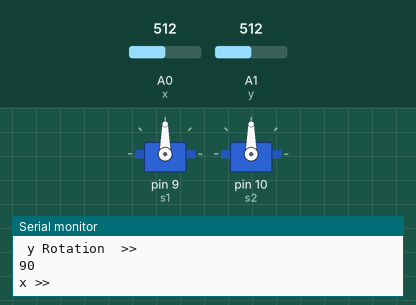
A sketch run on a simulated Arduino Uno, built with avr-gcc and run on an emulated ATmega328P. Parts: 2 × servo, the last lines printed to the serial monitor. The inputs (shaded band) are chosen by the test bench; at power-on: A0 (x) = 512, A1 (y) = 512.

Above: at 1.2 s.
1.3 s: A0 (x) set to 107
At 1.7 s:
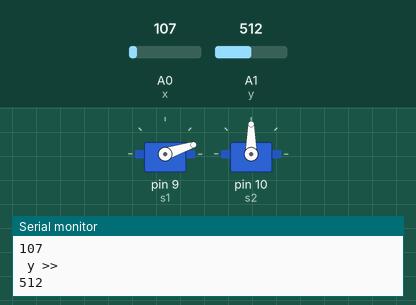
2.9 s: A0 (x) set to 90
At 3.3 s:
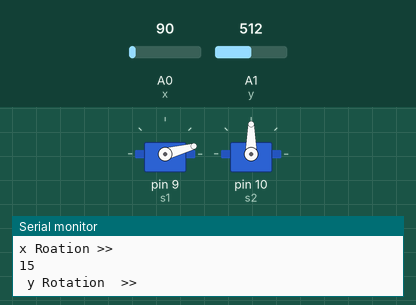
5.9 s: A1 (y) set to 716
At 7.2 s:
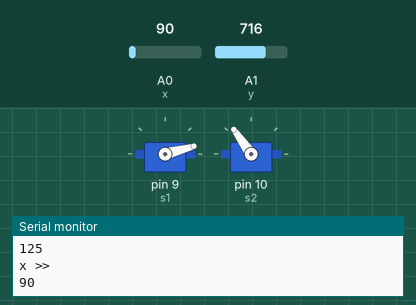
7.5 s: A1 (y) set to 580
At 8.8 s:
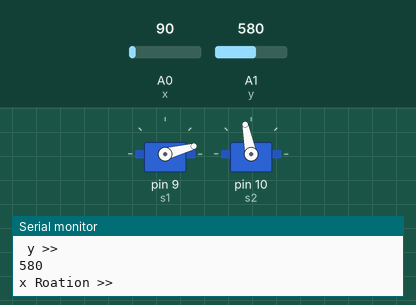
9.1 s: A1 (y) set to 561
At 10.4 s:
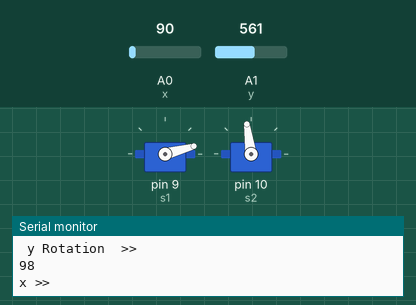
12.1 s: A0 (x) set to 122
At 13.1 s:
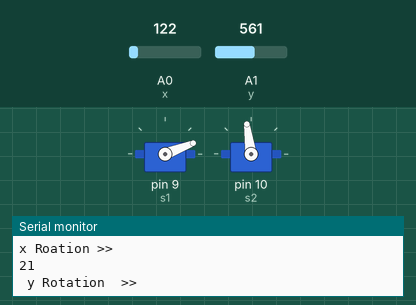
Timing chart, 0 to 14.7 s (numbered marks = the images above; inputs shaded):
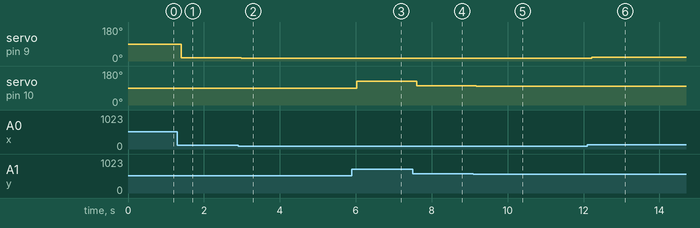

The sketch:

joystick_servo.ino
```cpp
#include<Servo.h>
// joystick readings
#define x A0
#define y A1
// servo pins
#define s1 9
#define s2 10
// temp varaiables
int xVal, yVal ;
// servos declarations
Servo xServo;
Servo yServo;

void setup() {
  // put your setup code here, to run once:
Serial.begin(9600);
// attach servos to defined pins ....
xServo.attach(s1);
yServo.attach(s2);
Serial.println("Begining the serial ......");
}

void loop() {
  // put your main code here, to run repeatedly:


 /// Capturing input data
 xVal = analogRead(x);  // 0 1024

 yVal = analogRead(y);  // 0 1024

Serial.println("x >> ");
Serial.println(xVal);
Serial.println(" y >> ");
Serial.println(yVal);

// convert input data to rotational angle
 xVal=map(xVal,0,1024,0,180);
 yVal=map(yVal,0,1024,0,180);

Serial.println("x Roation >> ");
Serial.println(xVal);
Serial.println(" y Rotation  >> ");
Serial.println(yVal);

// rotating motors or servos

xServo.write(xVal);
yServo.write(yVal);


}
```

Measured:
- after the input at 1.3 s, servo on pin 9 (s1): 90° → 18° after 0.10 s
- after the input at 2.9 s, servo on pin 9 (s1): 18° → 15° after 0.08 s
- after the input at 5.9 s, servo on pin 10 (s2): 90° → 125° after 0.12 s
- after the input at 7.5 s, servo on pin 10 (s2): 125° → 101° after 0.10 s
- after the input at 9.1 s, servo on pin 10 (s2): 101° → 98° after 0.08 s
- after the input at 12.1 s, servo on pin 9 (s1): 15° → 21° after 0.12 s
